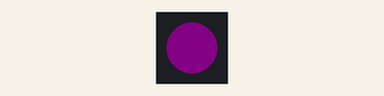
Recording of a sketch running on a simulated ATtiny85, built with avr-gcc and run on an emulated ATtiny85. Shown: 1 RGB LEDs in strip order, left to right. Dim RGB values are drawn brighter than linear.

Above: at 0.05 s.
At 5.47 s:
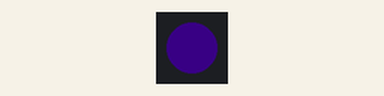
At 6.27 s:
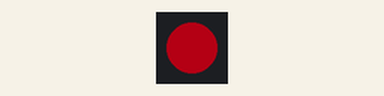
Timing chart, 0 to 6.6 s (numbered marks = the images above):
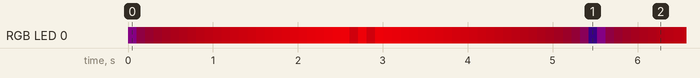

The sketch:

ScarletWitch.ino
```cpp
#include <Adafruit_NeoPixel.h>
#ifdef __AVR__
 #include <avr/power.h> // Required for 16 MHz Adafruit Trinket
#endif

// Which pin on the Arduino is connected to the NeoPixels?
// On a Trinket or Gemma we suggest changing this to 1:
#define LED_PIN    1

// How many NeoPixels are attached to the Arduino?
#define LED_COUNT 1

#define DELAY_TIME 100

// Declare our NeoPixel strip object:
Adafruit_NeoPixel strip(LED_COUNT, LED_PIN, NEO_GRB + NEO_KHZ800);

void setup() {
  // These lines are specifically to support the Adafruit Trinket 5V 16 MHz.
  // Any other board, you can remove this part (but no harm leaving it):
  #if defined(__AVR_ATtiny85__) && (F_CPU == 16000000)
  clock_prescale_set(clock_div_1);
  #endif
  // END of Trinket-specific code.
  // put your setup code here, to run once:

  // setup LEDs
  strip.begin();           // INITIALIZE NeoPixel strip object (REQUIRED)
  strip.setBrightness(200); // Set BRIGHTNESS to about 0 (max = 255)
  strip.show();             // Turn on all pixels ASAP
  strip.Color(255,0,10);    //takes RGB values, from 0,0,0 up to 255,255,255
  strip.show();             // Turn on all pixels ASAP

}

unsigned int bright = 0;

void loop() {
  //fade in
  while(bright < 250)
  {
    bright += 10;
    strip.setPixelColor(0,bright,0,10);    //takes RGB values, from 0,0,0 up to 255,255,255
    strip.setPixelColor(1,bright,0,10);    //takes RGB values, from 0,0,0 up to 255,255,255
    strip.show();
    delay(DELAY_TIME);
  }

  //shimmer
  bright = 255;
  strip.setPixelColor(0,bright,0,10);    //takes RGB values, from 0,0,0 up to 255,255,255
  strip.setPixelColor(1,bright,0,10);    //takes RGB values, from 0,0,0 up to 255,255,255
  strip.show();
  delay(DELAY_TIME);
  bright = 150;
  strip.setPixelColor(0,bright,0,10);    //takes RGB values, from 0,0,0 up to 255,255,255
  strip.setPixelColor(1,bright,0,10);    //takes RGB values, from 0,0,0 up to 255,255,255
  strip.show();
  delay(DELAY_TIME);
  bright = 255;
  strip.setPixelColor(0,bright,0,10);    //takes RGB values, from 0,0,0 up to 255,255,255
  strip.setPixelColor(1,bright,0,10);    //takes RGB values, from 0,0,0 up to 255,255,255
  strip.show();
  delay(DELAY_TIME);
  bright = 150;
  strip.setPixelColor(0,bright,0,10);    //takes RGB values, from 0,0,0 up to 255,255,255
  strip.setPixelColor(1,bright,0,10);    //takes RGB values, from 0,0,0 up to 255,255,255
  strip.show();
  delay(DELAY_TIME);
  bright = 255;
  strip.setPixelColor(0,bright,0,10);    //takes RGB values, from 0,0,0 up to 255,255,255
  strip.setPixelColor(1,bright,0,10);    //takes RGB values, from 0,0,0 up to 255,255,255
  strip.show();
  delay(DELAY_TIME);

  //fade out
  while(bright > 10)
  {
    bright -= 10;
    strip.setPixelColor(0,bright,0,10);    //takes RGB values, from 0,0,0 up to 255,255,255
    strip.setPixelColor(1,bright,0,10);    //takes RGB values, from 0,0,0 up to 255,255,255
    strip.show();
    delay(DELAY_TIME);
  }
  bright = 0;
}
```

Measured:
- by itself, RGB LED 0: off → RGB(7, 0, 7) at 0.00 s, → RGB(15, 0, 7) 0.10 s later, → RGB(23, 0, 7) 0.10 s later, → RGB(31, 0, 7) 0.10 s later, … (398 changes in this stretch)
- by itself, everything shown: repeats every 5.5 s, in 55 steps
